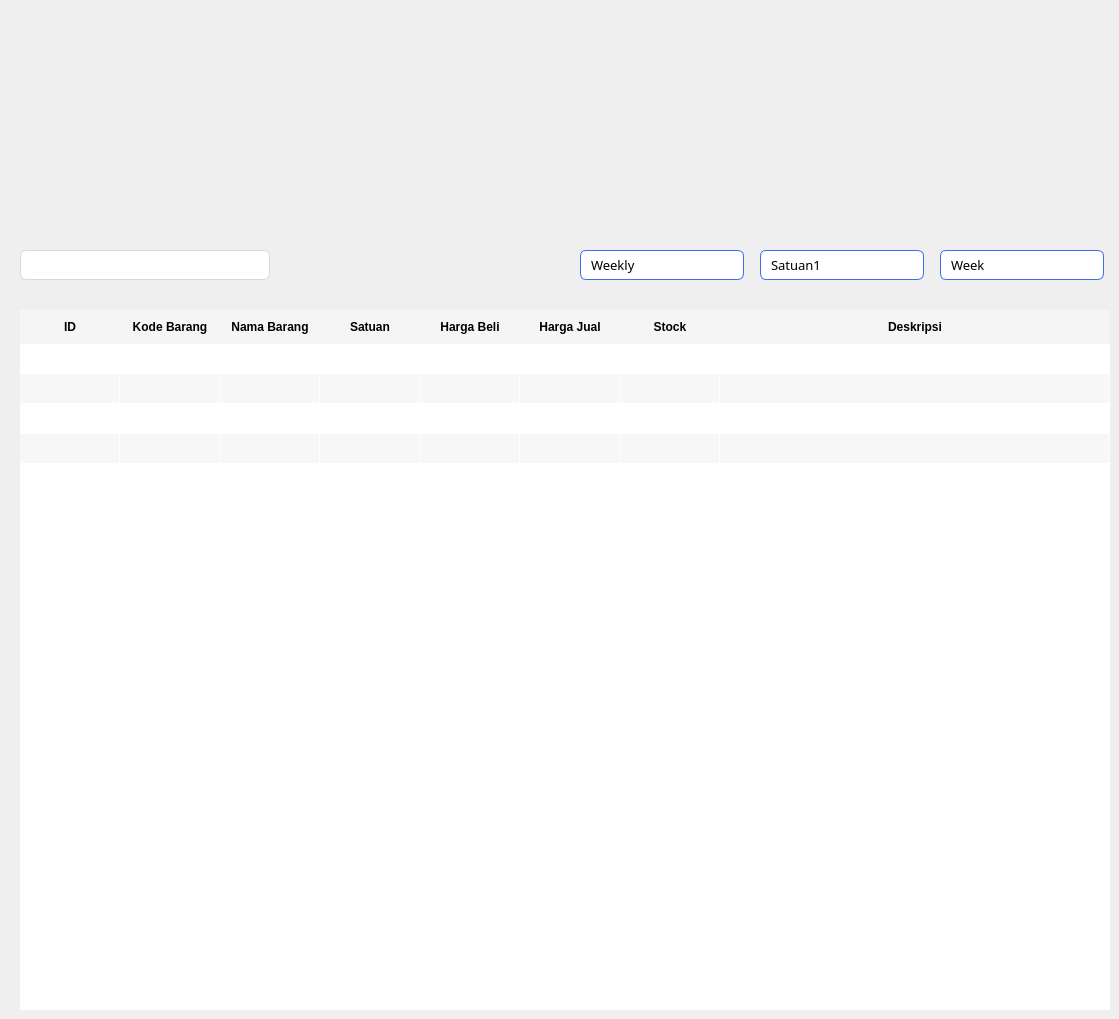
     <widget class="QWidget" name="page_2">
      <widget class="QTableWidget" name="stockTableWidget">
       <property name="geometry">
        <rect>
         <x>20</x>
         <y>310</y>
         <width>1090</width>
         <height>700</height>
        </rect>
       </property>
       <property name="styleSheet">
        <string notr="true">QTableWidget {
    border: none;
    gridline-color: transparent;
    background: #ffffff;
    color: #000000;
    font-size: 13px;
    selection-background-color: #3D6CEE;
    selection-color: #ffffff;
}

QHeaderView::section {
    background-color: #f5f5f5;
    color: #000000;
    font-weight: bold;
    border: none;
    padding: 8px;
}

QTableWidget::item {
    border: none;
}

QTableWidget::item:hover {
    background-color: #f0f8ff;
}

QTableWidget::item:selected {
    background-color: #3D6CEE;
    color: #ffffff;
}

QTableWidget QTableCornerButton::section {
    background: #f5f5f5;
    border: none;
}
</string>
       </property>
       <property name="frameShape">
        <enum>QFrame::NoFrame</enum>
       </property>
       <property name="alternatingRowColors">
        <bool>true</bool>
       </property>
       <property name="rowCount">
        <number>5</number>
       </property>
       <attribute name="horizontalHeaderVisible">
        <bool>true</bool>
       </attribute>
       <attribute name="horizontalHeaderCascadingSectionResizes">
        <bool>false</bool>
       </attribute>
       <attribute name="horizontalHeaderStretchLastSection">
        <bool>true</bool>
       </attribute>
       <attribute name="verticalHeaderVisible">
        <bool>false</bool>
       </attribute>
       <row/>
       <row/>
       <row/>
       <row/>
       <row/>
       <column>
        <property name="text">
         <string>ID</string>
        </property>
       </column>
       <column>
        <property name="text">
         <string>Kode Barang</string>
        </property>
       </column>
       <column>
        <property name="text">
         <string>Nama Barang</string>
        </property>
       </column>
       <column>
        <property name="text">
         <string>Satuan</string>
        </property>
       </column>
       <column>
        <property name="text">
         <string>Harga Beli</string>
        </property>
       </column>
       <column>
        <property name="text">
         <string>Harga Jual</string>
        </property>
       </column>
       <column>
        <property name="text">
         <string>Stock</string>
        </property>
       </column>
       <column>
        <property name="text">
         <string>Deskripsi</string>
        </property>
       </column>
      </widget>
      <widget class="QLineEdit" name="inputSearch">
       <property name="geometry">
        <rect>
         <x>20</x>
         <y>250</y>
         <width>250</width>
         <height>30</height>
        </rect>
       </property>
       <property name="font">
        <font>
         <family>Poppins</family>
         <weight>50</weight>
         <bold>false</bold>
        </font>
       </property>
       <property name="styleSheet">
        <string notr="true">QLineEdit{
	border: 1px solid #D9D9D9;
    border-radius: 6px;
    padding: 6px 30px 6px 10px;
    background-color: white;
    color: black;
}

QLineEdit:focus{
	border:1px solid #3D6CEE;
}</string>
       </property>
      </widget>
      <widget class="QComboBox" name="comboBox">
       <property name="geometry">
        <rect>
         <x>580</x>
         <y>250</y>
         <width>164</width>
         <height>30</height>
        </rect>
       </property>
       <property name="font">
        <font>
         <family>Poppins</family>
         <pointsize>10</pointsize>
        </font>
       </property>
       <property name="styleSheet">
        <string notr="true">QComboBox {
    border: 1px solid #3D6CEE;
    border-radius: 6px;
    padding: 6px 30px 6px 10px;
    background-color: white;
    color: black;
}

QComboBox::drop-down {
    border: none;
    width: 24px;
}

QComboBox::down-arrow {
    image: url(:/icons/arrow-down.svg);
    width: 12px;
    height: 12px;
}

QComboBox QAbstractItemView {
    border: 1px solid #3D6CEE;
    border-radius: 6px;
    background: white;
    color: black;
    selection-background-color: #3D6CEE;
    selection-color: white;
    outline: 0;
    padding: 4px;
}
</string>
       </property>
       <property name="currentText">
        <string>Weekly</string>
       </property>
       <item>
        <property name="text">
         <string>Weekly</string>
        </property>
       </item>
       <item>
        <property name="text">
         <string>Monthly</string>
        </property>
       </item>
       <item>
        <property name="text">
         <string>Yearly</string>
        </property>
       </item>
      </widget>
      <widget class="QComboBox" name="comboBox_2">
       <property name="geometry">
        <rect>
         <x>760</x>
         <y>250</y>
         <width>164</width>
         <height>30</height>
        </rect>
       </property>
       <property name="font">
        <font>
         <family>Poppins</family>
         <pointsize>10</pointsize>
        </font>
       </property>
       <property name="styleSheet">
        <string notr="true">QComboBox {
    border: 1px solid #3D6CEE;
    border-radius: 6px;
    padding: 6px 30px 6px 10px;
    background-color: white;
    color: black;
}

QComboBox::drop-down {
    border: none;
    width: 24px;
}

QComboBox::down-arrow {
    image: url(:/icons/arrow-down.svg);
    width: 12px;
    height: 12px;
}

QComboBox QAbstractItemView {
    border: 1px solid #3D6CEE;
    border-radius: 6px;
    background: white;
    color: black;
    selection-background-color: #3D6CEE;
    selection-color: white;
    outline: 0;
    padding: 4px;
}
</string>
       </property>
       <property name="currentText">
        <string>Satuan1</string>
       </property>
       <item>
        <property name="text">
         <string>Satuan1</string>
        </property>
       </item>
       <item>
        <property name="text">
         <string>Satuan2</string>
        </property>
       </item>
       <item>
        <property name="text">
         <string>Satuan3</string>
        </property>
       </item>
       <item>
        <property name="text">
         <string>Satuan4</string>
        </property>
       </item>
       <item>
        <property name="text">
         <string>Satuan5</string>
        </property>
       </item>
      </widget>
      <widget class="QComboBox" name="comboBox_3">
       <property name="geometry">
        <rect>
         <x>940</x>
         <y>250</y>
         <width>164</width>
         <height>30</height>
        </rect>
       </property>
       <property name="font">
        <font>
         <family>Poppins</family>
         <pointsize>10</pointsize>
        </font>
       </property>
       <property name="styleSheet">
        <string notr="true">QComboBox {
    border: 1px solid #3D6CEE;
    border-radius: 6px;
    padding: 6px 30px 6px 10px;
    background-color: white;
    color: black;
}

QComboBox::drop-down {
    border: none;
    width: 24px;
}

QComboBox::down-arrow {
    image: url(:/icons/arrow-down.svg);
    width: 12px;
    height: 12px;
}

QComboBox QAbstractItemView {
    border: 1px solid #3D6CEE;
    border-radius: 6px;
    background: white;
    color: black;
    selection-background-color: #3D6CEE;
    selection-color: white;
    outline: 0;
    padding: 4px;
}
</string>
       </property>
       <property name="currentText">
        <string>Week</string>
       </property>
       <item>
        <property name="text">
         <string>Week</string>
        </property>
       </item>
       <item>
        <property name="text">
         <string>Month</string>
        </property>
       </item>
       <item>
        <property name="text">
         <string>Year</string>
        </property>
       </item>
      </widget>
     </widget>
